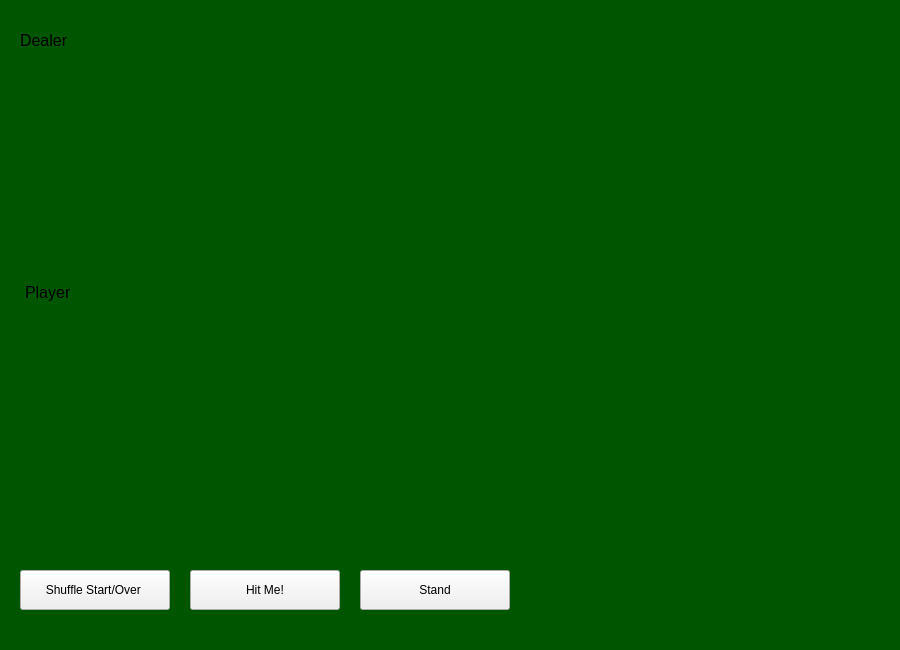
<?xml version="1.0" encoding="UTF-8"?>
<ui version="4.0">
 <class>MainWindow</class>
 <widget class="QMainWindow" name="MainWindow">
  <property name="geometry">
   <rect>
    <x>0</x>
    <y>0</y>
    <width>900</width>
    <height>650</height>
   </rect>
  </property>
  <property name="cursor">
   <cursorShape>ArrowCursor</cursorShape>
  </property>
  <property name="windowTitle">
   <string>MainWindow</string>
  </property>
  <property name="styleSheet">
   <string notr="true">background-color: rgb(0, 85, 0);</string>
  </property>
  <widget class="QWidget" name="centralwidget">
   <widget class="QPushButton" name="spushButton">
    <property name="geometry">
     <rect>
      <x>20</x>
      <y>570</y>
      <width>150</width>
      <height>40</height>
     </rect>
    </property>
    <property name="cursor">
     <cursorShape>PointingHandCursor</cursorShape>
    </property>
    <property name="styleSheet">
     <string notr="true">background-color: light gray;</string>
    </property>
    <property name="text">
     <string>Shuffle Start/Over </string>
    </property>
   </widget>
   <widget class="QPushButton" name="hitmeButton">
    <property name="geometry">
     <rect>
      <x>190</x>
      <y>570</y>
      <width>150</width>
      <height>40</height>
     </rect>
    </property>
    <property name="cursor">
     <cursorShape>PointingHandCursor</cursorShape>
    </property>
    <property name="styleSheet">
     <string notr="true">background-color: light gray;</string>
    </property>
    <property name="text">
     <string>Hit Me!</string>
    </property>
   </widget>
   <widget class="QLabel" name="dealerCard1">
    <property name="geometry">
     <rect>
      <x>20</x>
      <y>60</y>
      <width>150</width>
      <height>218</height>
     </rect>
    </property>
    <property name="text">
     <string/>
    </property>
    <property name="pixmap">
     <pixmap>images/cards/2_of_clubs.png</pixmap>
    </property>
    <property name="scaledContents">
     <bool>true</bool>
    </property>
   </widget>
   <widget class="QLabel" name="playerCard1">
    <property name="geometry">
     <rect>
      <x>20</x>
      <y>310</y>
      <width>150</width>
      <height>218</height>
     </rect>
    </property>
    <property name="text">
     <string/>
    </property>
    <property name="pixmap">
     <pixmap>images/cards/2_of_diamonds.png</pixmap>
    </property>
    <property name="scaledContents">
     <bool>true</bool>
    </property>
    <property name="alignment">
     <set>Qt::AlignLeading|Qt::AlignLeft|Qt::AlignVCenter</set>
    </property>
   </widget>
   <widget class="QLabel" name="dlabel">
    <property name="geometry">
     <rect>
      <x>20</x>
      <y>30</y>
      <width>151</width>
      <height>21</height>
     </rect>
    </property>
    <property name="font">
     <font>
      <pointsize>12</pointsize>
     </font>
    </property>
    <property name="text">
     <string>Dealer</string>
    </property>
   </widget>
   <widget class="QLabel" name="plabel">
    <property name="geometry">
     <rect>
      <x>25</x>
      <y>282</y>
      <width>141</width>
      <height>21</height>
     </rect>
    </property>
    <property name="font">
     <font>
      <pointsize>12</pointsize>
     </font>
    </property>
    <property name="text">
     <string>Player</string>
    </property>
    <property name="alignment">
     <set>Qt::AlignLeading|Qt::AlignLeft|Qt::AlignVCenter</set>
    </property>
   </widget>
   <widget class="QPushButton" name="standButton">
    <property name="geometry">
     <rect>
      <x>360</x>
      <y>570</y>
      <width>150</width>
      <height>40</height>
     </rect>
    </property>
    <property name="cursor">
     <cursorShape>PointingHandCursor</cursorShape>
    </property>
    <property name="styleSheet">
     <string notr="true">background-color: light gray;</string>
    </property>
    <property name="text">
     <string>Stand</string>
    </property>
   </widget>
   <widget class="QLabel" name="dealerCard2">
    <property name="geometry">
     <rect>
      <x>190</x>
      <y>60</y>
      <width>150</width>
      <height>218</height>
     </rect>
    </property>
    <property name="text">
     <string/>
    </property>
    <property name="pixmap">
     <pixmap>images/cards/2_of_clubs.png</pixmap>
    </property>
    <property name="scaledContents">
     <bool>true</bool>
    </property>
   </widget>
   <widget class="QLabel" name="dealerCard3">
    <property name="geometry">
     <rect>
      <x>360</x>
      <y>60</y>
      <width>150</width>
      <height>218</height>
     </rect>
    </property>
    <property name="text">
     <string/>
    </property>
    <property name="pixmap">
     <pixmap>images/cards/2_of_clubs.png</pixmap>
    </property>
    <property name="scaledContents">
     <bool>true</bool>
    </property>
   </widget>
   <widget class="QLabel" name="dealerCard4">
    <property name="geometry">
     <rect>
      <x>530</x>
      <y>60</y>
      <width>150</width>
      <height>218</height>
     </rect>
    </property>
    <property name="text">
     <string/>
    </property>
    <property name="pixmap">
     <pixmap>images/cards/2_of_clubs.png</pixmap>
    </property>
    <property name="scaledContents">
     <bool>true</bool>
    </property>
   </widget>
   <widget class="QLabel" name="dealerCard5">
    <property name="geometry">
     <rect>
      <x>700</x>
      <y>60</y>
      <width>150</width>
      <height>218</height>
     </rect>
    </property>
    <property name="text">
     <string/>
    </property>
    <property name="pixmap">
     <pixmap>images/cards/2_of_clubs.png</pixmap>
    </property>
    <property name="scaledContents">
     <bool>true</bool>
    </property>
   </widget>
   <widget class="QLabel" name="playerCard2">
    <property name="geometry">
     <rect>
      <x>190</x>
      <y>310</y>
      <width>150</width>
      <height>218</height>
     </rect>
    </property>
    <property name="text">
     <string/>
    </property>
    <property name="pixmap">
     <pixmap>images/cards/2_of_diamonds.png</pixmap>
    </property>
    <property name="scaledContents">
     <bool>true</bool>
    </property>
    <property name="alignment">
     <set>Qt::AlignLeading|Qt::AlignLeft|Qt::AlignVCenter</set>
    </property>
   </widget>
   <widget class="QLabel" name="playerCard3">
    <property name="geometry">
     <rect>
      <x>360</x>
      <y>310</y>
      <width>150</width>
      <height>218</height>
     </rect>
    </property>
    <property name="text">
     <string/>
    </property>
    <property name="pixmap">
     <pixmap>images/cards/2_of_diamonds.png</pixmap>
    </property>
    <property name="scaledContents">
     <bool>true</bool>
    </property>
    <property name="alignment">
     <set>Qt::AlignLeading|Qt::AlignLeft|Qt::AlignVCenter</set>
    </property>
   </widget>
   <widget class="QLabel" name="playerCard4">
    <property name="geometry">
     <rect>
      <x>530</x>
      <y>310</y>
      <width>150</width>
      <height>218</height>
     </rect>
    </property>
    <property name="text">
     <string/>
    </property>
    <property name="pixmap">
     <pixmap>images/cards/2_of_diamonds.png</pixmap>
    </property>
    <property name="scaledContents">
     <bool>true</bool>
    </property>
    <property name="alignment">
     <set>Qt::AlignLeading|Qt::AlignLeft|Qt::AlignVCenter</set>
    </property>
   </widget>
   <widget class="QLabel" name="playerCard5">
    <property name="geometry">
     <rect>
      <x>700</x>
      <y>310</y>
      <width>150</width>
      <height>218</height>
     </rect>
    </property>
    <property name="text">
     <string/>
    </property>
    <property name="pixmap">
     <pixmap>images/cards/2_of_diamonds.png</pixmap>
    </property>
    <property name="scaledContents">
     <bool>true</bool>
    </property>
    <property name="alignment">
     <set>Qt::AlignLeading|Qt::AlignLeft|Qt::AlignVCenter</set>
    </property>
   </widget>
  </widget>
  <widget class="QStatusBar" name="statusbar"/>
 </widget>
 <resources/>
 <connections/>
</ui>
